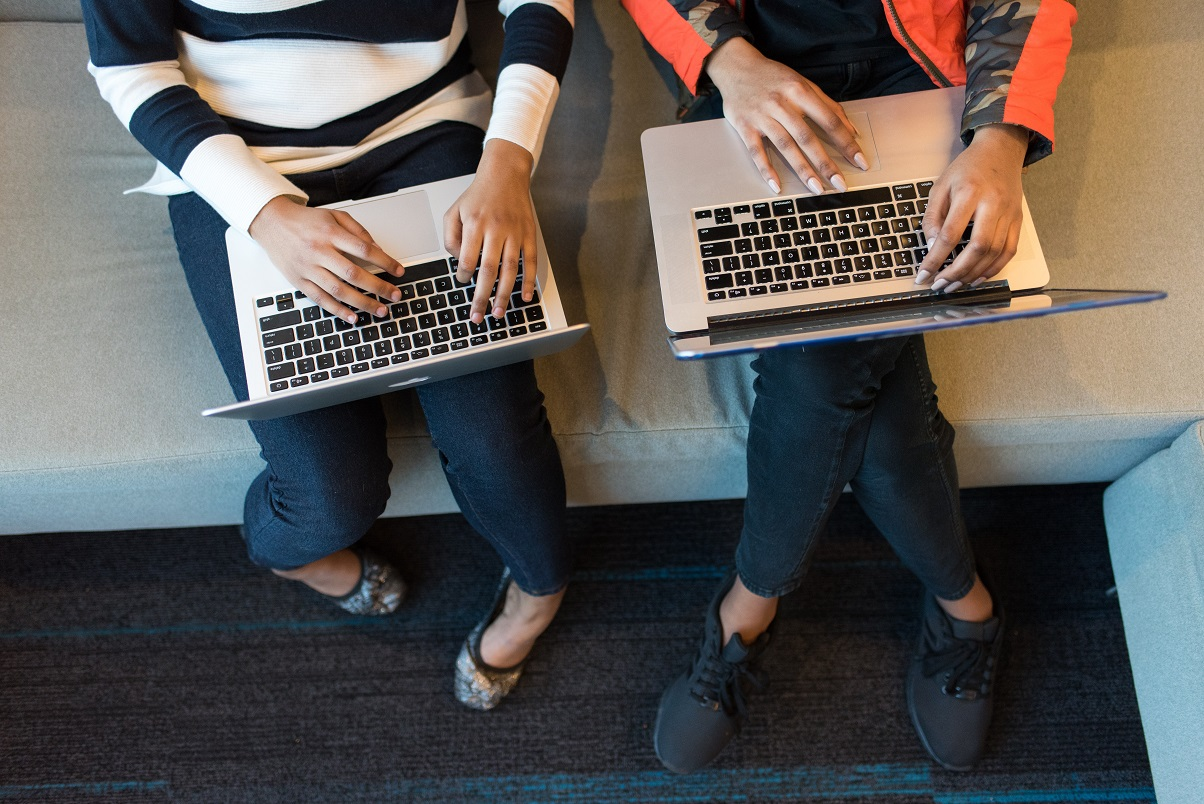
#> input picture operations_on_images/laptops.jpg, 1204 x 804 px
$ python create_thumbnail.py
#> lines starting #> are read from the running program, lines starting #| are printed output that depends on the picture
"""Create Thumbnail — Generate image thumbnails using Pillow.

Difficulty: 🟢 Easy
Topics: PIL/Pillow, Image.thumbnail(), aspect ratio preservation
Requires: pip install Pillow

Note: thumbnail() modifies the image IN PLACE and preserves aspect ratio.
The size parameter is a maximum bounding box, not exact dimensions.

Author: @rampal-punia
"""

from pathlib import Path
from PIL import Image


def create_thumbnail(
    image_path: str | Path,
    size: tuple[int, int] = (128, 128),
    output_dir: str | Path = ".",
) -> Path:
    """Create a thumbnail of an image.

    Args:
        image_path: Path to the source image.
        size: Maximum (width, height) for the thumbnail.
        output_dir: Directory for the output file.

    Returns:
        Path to the saved thumbnail.

    Raises:
        FileNotFoundError: If the source image doesn't exist.
    """
#> called with image_path = 'laptops.jpg', size = (128, 128), output_dir = '.'
    src = Path(image_path)
    if not src.is_file():
        raise FileNotFoundError(f"Image not found: {src}")

    image = Image.open(src)
#> image is the input picture: PIL image 1204x804 RGB; mean R, G, B 91.4, 87.6, 85.2
    original_size = image.size
#> original_size = (1204, 804)

    image.thumbnail(size)  # Modifies in place, preserves aspect ratio
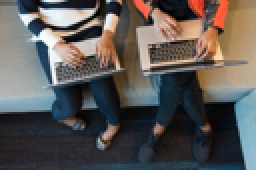
#> image: PIL image 128x85 RGB (shown 2 times larger); mean R, G, B 91.4, 87.6, 85.2

    output_path = Path(output_dir) / f"thumbnail_{size[0]}x{size[1]}_{src.name}"
    image.save(output_path)

    print(f"  ✅ Thumbnail: {original_size} → {image.size} saved to {output_path.name}")
#|   ✅ Thumbnail: (1204, 804) → (128, 85) saved to thumbnail_128x128_laptops.jpg
    return output_path


if __name__ == "__main__":
    print("── Thumbnail Creation ──")
    try:
        create_thumbnail("laptops.jpg", size=(128, 128))
        create_thumbnail("laptops.jpg", size=(64, 64))
#> call 2 of create_thumbnail, with image_path = 'laptops.jpg', size = (64, 64), output_dir = '.'
#> in create_thumbnail (call 2), `image.thumbnail(size)`:
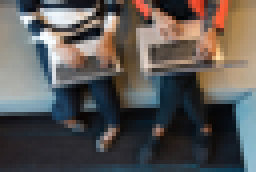
#> image: PIL image 64x43 RGB (shown 4 times larger); mean R, G, B 91.3, 87.6, 85.1
#|   ✅ Thumbnail: (1204, 804) → (64, 43) saved to thumbnail_64x64_laptops.jpg
    except FileNotFoundError as e:
        print(f"  ⚠️ {e}")

# For more on Python follow: https://x.com/rs_punia_
